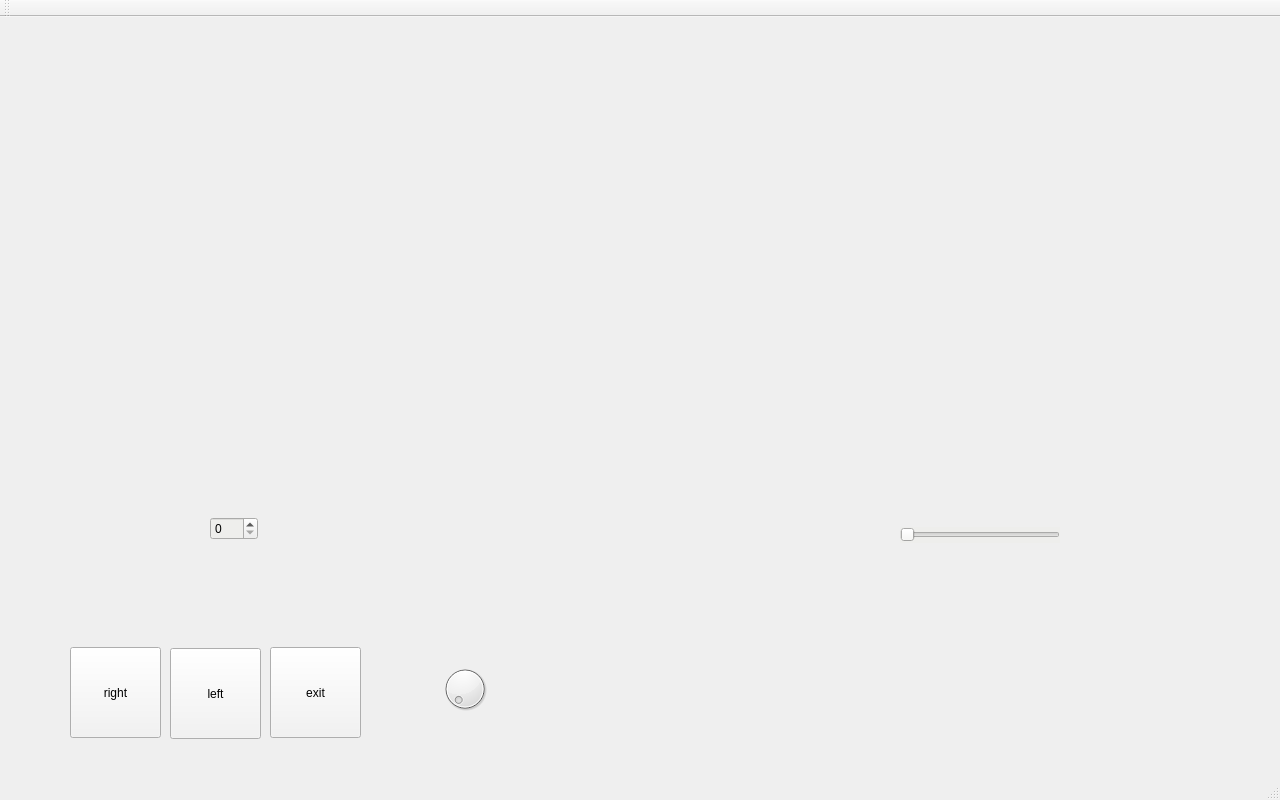
<?xml version="1.0" encoding="UTF-8"?>
<ui version="4.0">
 <class>MainWindow</class>
 <widget class="QMainWindow" name="MainWindow">
  <property name="geometry">
   <rect>
    <x>0</x>
    <y>0</y>
    <width>1280</width>
    <height>800</height>
   </rect>
  </property>
  <property name="windowTitle">
   <string>MainWindow</string>
  </property>
  <property name="toolButtonStyle">
   <enum>Qt::ToolButtonIconOnly</enum>
  </property>
  <widget class="QWidget" name="centralWidget">
   <widget class="QLabel" name="fuelGauge">
    <property name="geometry">
     <rect>
      <x>550</x>
      <y>390</y>
      <width>150</width>
      <height>150</height>
     </rect>
    </property>
    <property name="text">
     <string/>
    </property>
    <property name="pixmap">
     <pixmap>images/fuelguage.png</pixmap>
    </property>
   </widget>
   <widget class="QLabel" name="tachometer">
    <property name="geometry">
     <rect>
      <x>20</x>
      <y>40</y>
      <width>450</width>
      <height>450</height>
     </rect>
    </property>
    <property name="autoFillBackground">
     <bool>false</bool>
    </property>
    <property name="styleSheet">
     <string notr="true">r gb(0, 0, 0)</string>
    </property>
    <property name="text">
     <string/>
    </property>
    <property name="pixmap">
     <pixmap>images/tachometer.png</pixmap>
    </property>
   </widget>
   <widget class="QLabel" name="rightInd">
    <property name="geometry">
     <rect>
      <x>650</x>
      <y>350</y>
      <width>35</width>
      <height>36</height>
     </rect>
    </property>
    <property name="text">
     <string/>
    </property>
    <property name="pixmap">
     <pixmap>images/turn_indicator.png</pixmap>
    </property>
   </widget>
   <widget class="QLabel" name="leftInd">
    <property name="geometry">
     <rect>
      <x>560</x>
      <y>350</y>
      <width>35</width>
      <height>36</height>
     </rect>
    </property>
    <property name="text">
     <string/>
    </property>
    <property name="pixmap">
     <pixmap>images/turn_indicator_left.png</pixmap>
    </property>
   </widget>
   <widget class="QLabel" name="speedometer">
    <property name="geometry">
     <rect>
      <x>760</x>
      <y>40</y>
      <width>450</width>
      <height>450</height>
     </rect>
    </property>
    <property name="text">
     <string/>
    </property>
    <property name="pixmap">
     <pixmap>images/odometer.png</pixmap>
    </property>
   </widget>
   <widget class="QPushButton" name="leftbutton">
    <property name="geometry">
     <rect>
      <x>70</x>
      <y>630</y>
      <width>91</width>
      <height>91</height>
     </rect>
    </property>
    <property name="styleSheet">
     <string notr="true">background-color: rgb(243, 243, 243);
font: 75 oblique 9pt &quot;DejaVu Sans Mono&quot;;</string>
    </property>
    <property name="text">
     <string>right</string>
    </property>
   </widget>
   <widget class="QPushButton" name="rightbutton">
    <property name="geometry">
     <rect>
      <x>170</x>
      <y>631</y>
      <width>91</width>
      <height>91</height>
     </rect>
    </property>
    <property name="styleSheet">
     <string notr="true">background-color: rgb(243, 243, 243);
font: 75 oblique 9pt &quot;DejaVu Sans Mono&quot;;</string>
    </property>
    <property name="text">
     <string>left</string>
    </property>
   </widget>
   <widget class="QPushButton" name="exitbutton">
    <property name="geometry">
     <rect>
      <x>270</x>
      <y>630</y>
      <width>91</width>
      <height>91</height>
     </rect>
    </property>
    <property name="styleSheet">
     <string notr="true">background-color: rgb(243, 243, 243);
font: 75 oblique 9pt &quot;DejaVu Sans Mono&quot;;</string>
    </property>
    <property name="text">
     <string>exit</string>
    </property>
   </widget>
   <widget class="QSpinBox" name="spinner">
    <property name="geometry">
     <rect>
      <x>210</x>
      <y>500</y>
      <width>48</width>
      <height>23</height>
     </rect>
    </property>
    <property name="styleSheet">
     <string notr="true">background-color: rgb(238, 238, 236);</string>
    </property>
   </widget>
   <widget class="QSlider" name="slider">
    <property name="geometry">
     <rect>
      <x>900</x>
      <y>510</y>
      <width>160</width>
      <height>16</height>
     </rect>
    </property>
    <property name="styleSheet">
     <string notr="true">background-color: rgb(238, 238, 236);</string>
    </property>
    <property name="orientation">
     <enum>Qt::Horizontal</enum>
    </property>
   </widget>
   <widget class="QLabel" name="needleodo">
    <property name="geometry">
     <rect>
      <x>910</x>
      <y>0</y>
      <width>301</width>
      <height>411</height>
     </rect>
    </property>
    <property name="styleSheet">
     <string notr="true">background-color: rgba(0,0,0,0)</string>
    </property>
    <property name="text">
     <string/>
    </property>
    <property name="pixmap">
     <pixmap>images/needle.png</pixmap>
    </property>
   </widget>
   <widget class="QDial" name="dial">
    <property name="geometry">
     <rect>
      <x>440</x>
      <y>640</y>
      <width>50</width>
      <height>64</height>
     </rect>
    </property>
   </widget>
  </widget>
  <widget class="QToolBar" name="mainToolBar">
   <attribute name="toolBarArea">
    <enum>TopToolBarArea</enum>
   </attribute>
   <attribute name="toolBarBreak">
    <bool>false</bool>
   </attribute>
  </widget>
  <widget class="QStatusBar" name="statusBar"/>
 </widget>
 <layoutdefault spacing="6" margin="11"/>
 <resources/>
 <connections/>
</ui>
